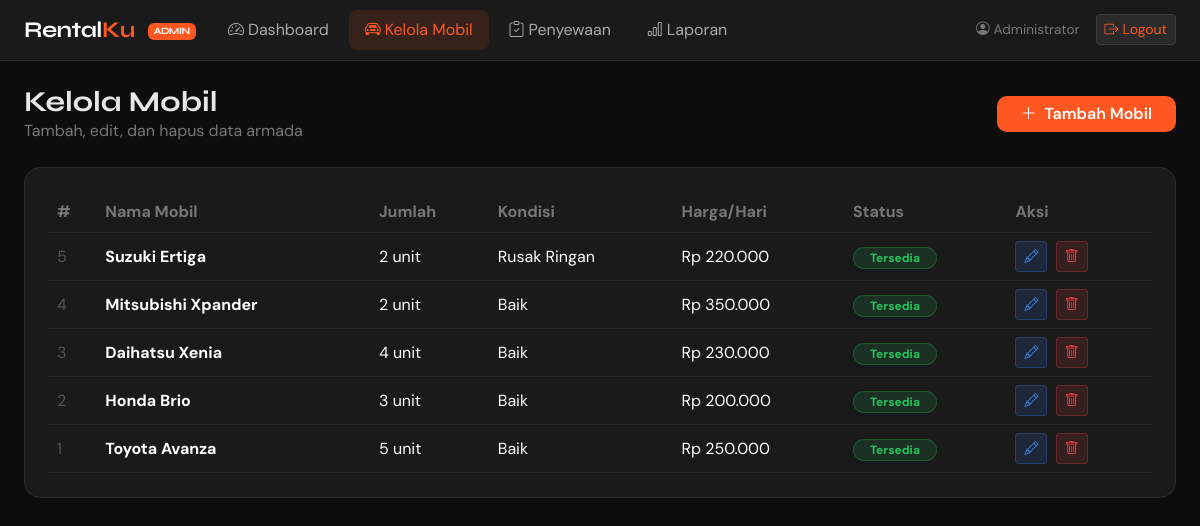
The page /admin/mobil.php (signed in) on the database its author committed.
### tables this page shows
CREATE TABLE mobil (
    id_mobil   INT AUTO_INCREMENT PRIMARY KEY,
    nama_mobil VARCHAR(100),
    jumlah     INT          DEFAULT 0,
    kondisi    VARCHAR(50),
    harga_sewa INT
);

### admin/mobil.php (the view, shortened to what this page needs)
<?php
require '../includes/koneksi.php';
$mobils = $conn->query("SELECT *, status_mobil(jumlah) AS status FROM mobil ORDER BY id_mobil DESC");
?>
<!DOCTYPE html>
<html lang="id">
<head>
    <link href="https://cdn.jsdelivr.net/npm/bootstrap@5.3.0/dist/css/bootstrap.min.css" rel="stylesheet">
    <link rel="stylesheet" href="https://cdn.jsdelivr.net/npm/bootstrap-icons@1.11.0/font/bootstrap-icons.css">
</head>
<body>
<?php include 'navbar.php'; ?>
<div class="container-fluid px-4 py-4">
    <div class="d-flex justify-content-between align-items-center mb-4">
        <div>
            <h1 class="mb-0 section-title" style="font-size:1.8rem;">Kelola Mobil</h1>
            <p style="color:#777; margin:0;">Tambah, edit, dan hapus data armada</p>
        </div>
        <button class="btn btn-orange px-4" data-bs-toggle="modal" data-bs-target="#modalTambah">
            <i class="bi bi-plus-lg me-2"></i>Tambah Mobil
        </button>
    </div>
    <div class="card-section">
        <div class="table-responsive">
            <table class="table table-dark table-hover align-middle mb-0">
                <thead style="background:#111;">
                    <tr>
                        <th style="color:#777;">#</th>
                        <th style="color:#777;">Nama Mobil</th>
                        <th style="color:#777;">Jumlah</th>
                        <th style="color:#777;">Kondisi</th>
                        <th style="color:#777;">Harga/Hari</th>
                        <th style="color:#777;">Status</th>
                        <th style="color:#777;">Aksi</th>
                    </tr>
                </thead>
                <tbody>
                <?php while ($m = $mobils->fetch_assoc()): ?>
                <tr>
                    <td style="color:#555;"><?= $m['id_mobil'] ?></td>
                    <td><strong><?= htmlspecialchars($m['nama_mobil']) ?></strong></td>
                    <td><?= $m['jumlah'] ?> unit</td>
                    <td><?= htmlspecialchars($m['kondisi']) ?></td>
                    <td>Rp <?= number_format($m['harga_sewa'],0,',','.') ?></td>
                    <td>
                        <span class="badge rounded-pill px-3 py-1 <?= $m['status'] === 'Tersedia' ? 'badge-tersedia' : 'badge-tidak' ?>">
                            <?= $m['status'] ?>
                        </span>
                    </td>
                    <td>
                        <button class="btn btn-sm me-1"
                            style="background:#3b82f622;color:#3b82f6;border:1px solid #3b82f644;"
                            onclick='openEdit(<?= json_encode($m) ?>)'>
                            <i class="bi bi-pencil"></i>
                        </button>
                        <a href="?hapus=<?= $m['id_mobil'] ?>"
                           class="btn btn-sm"
                           style="background:#ef444422;color:#ef4444;border:1px solid #ef444444;"
                           onclick="return confirm('Hapus mobil ini?')">
                            <i class="bi bi-trash"></i>
                        </a>
                    </td>
                </tr>
                <?php endwhile; ?>
                </tbody>
            </table>
        </div>
    </div>
</div>
</body>
</html>

### admin/navbar.php (shortened to what this page needs)
<nav class="navbar navbar-expand-lg" style="background:#1A1A1A; border-bottom:1px solid #2A2A2A;">
    <div class="container-fluid px-4">
        <a class="navbar-brand fw-bold" href="dashboard.php" style="font-family:'Syne',sans-serif; color:#fff; font-size:1.4rem; letter-spacing:-0.5px;">
            Rental<span style="color:#FF5722;">Ku</span>
            <span class="badge ms-2" style="background:#FF5722; font-size:.6rem; vertical-align:middle;">ADMIN</span>
        </a>
        <div class="collapse navbar-collapse" id="navAdmin">
            <ul class="navbar-nav me-auto gap-1">
                <li class="nav-item">
                    <a class="nav-link px-3 rounded-3 <?= basename($_SERVER['PHP_SELF']) === 'dashboard.php' ? 'active' : '' ?>"
                       href="dashboard.php" style="color:#aaa;">
                        <i class="bi bi-speedometer2 me-1"></i>Dashboard
                    </a>
                </li>
                <li class="nav-item">
                    <a class="nav-link px-3 rounded-3 <?= basename($_SERVER['PHP_SELF']) === 'mobil.php' ? 'active' : '' ?>"
                       href="mobil.php" style="color:#aaa;">
                        <i class="bi bi-car-front me-1"></i>Kelola Mobil
                    </a>
                </li>
                <li class="nav-item">
                    <a class="nav-link px-3 rounded-3 <?= basename($_SERVER['PHP_SELF']) === 'penyewaan.php' ? 'active' : '' ?>"
                       href="penyewaan.php" style="color:#aaa;">
                        <i class="bi bi-clipboard-check me-1"></i>Penyewaan
                    </a>
                </li>
                <li class="nav-item">
                    <a class="nav-link px-3 rounded-3 <?= basename($_SERVER['PHP_SELF']) === 'laporan.php' ? 'active' : '' ?>"
                       href="laporan.php" style="color:#aaa;">
                        <i class="bi bi-bar-chart me-1"></i>Laporan
                    </a>
                </li>
            </ul>
            <div class="d-flex align-items-center gap-3">
                <span style="color:#777; font-size:.85rem;"><i class="bi bi-person-circle me-1"></i><?= htmlspecialchars($_SESSION['nama']) ?></span>
                <a href="../logout.php" class="btn btn-sm" style="background:#2A2A2A; color:#FF5722; border:1px solid #3A3A3A;">
                    <i class="bi bi-box-arrow-right me-1"></i>Logout
                </a>
            </div>
        </div>
    </div>
</nav>

### admin/mobil.php (style rules this page uses)
:root { --primary:#FF5722; --dark:#0D0D0D; --card:#1A1A1A; --border:#2A2A2A; }
body { background:var(--dark); color:#E8E8E8; font-family:'DM Sans',sans-serif; }
.card-section { background:var(--card); border:1px solid var(--border); border-radius:16px; padding:1.5rem; }
.table-dark { --bs-table-bg:#1A1A1A; --bs-table-border-color:#2A2A2A; }
.btn-orange { background:var(--primary); border:none; color:#fff; border-radius:10px; font-weight:600; }
.badge-tersedia { background:#22c55e22; color:#22c55e; border:1px solid #22c55e44; }
.section-title { font-family:'Syne',sans-serif; font-weight:700; }

### admin/navbar.php (style rules this page uses)
.nav-link.active { background:#FF572220 !important; color:#FF5722 !important; }

### rows shown on the page
mobil: id_mobil "5", nama_mobil "Suzuki Ertiga", jumlah "2", kondisi "Rusak Ringan", harga_sewa "220.000", status "Tersedia"
mobil: id_mobil "4", nama_mobil "Mitsubishi Xpander", jumlah "2", kondisi "Baik", harga_sewa "350.000", status "Tersedia"
mobil: id_mobil "3", nama_mobil "Daihatsu Xenia", jumlah "4", kondisi "Baik", harga_sewa "230.000", status "Tersedia"
mobil: id_mobil "2", nama_mobil "Honda Brio", jumlah "3", kondisi "Baik", harga_sewa "200.000", status "Tersedia"
mobil: id_mobil "1", nama_mobil "Toyota Avanza", jumlah "5", kondisi "Baik", harga_sewa "250.000", status "Tersedia"

### other values the page prints
$_SESSION['nama'] "Administrator"
